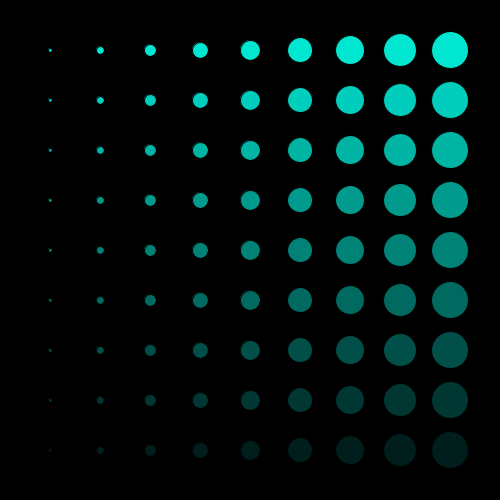
Frame 1 (no input)
Frame 60 (the mouse pressed at the canvas centre just before this capture): identical to frame 1, image omitted
Frame 120 (the mouse held since frame 60 and released just before this capture): identical to frame 1, image omitted

The Processing sketch that drew this single still picture (run headless with seeded random() and noise(); from frame 60 on, the mouse is pressed at the canvas centre):

// Processing sketch: processing_38318
// ── processing_38318.pde


void setup(){
  size(500,500);
  background(0);
  smooth();
}

void draw(){
 background(0);
 fill(0,255,232);
 for(int x=50; x<500; x=x+50){
   for(int y=50; y<500; y=y+50){
     fill(0,255,232,255-y/2);
     ellipse(x,y, x/12, x/12);
   }
 }
}
                
